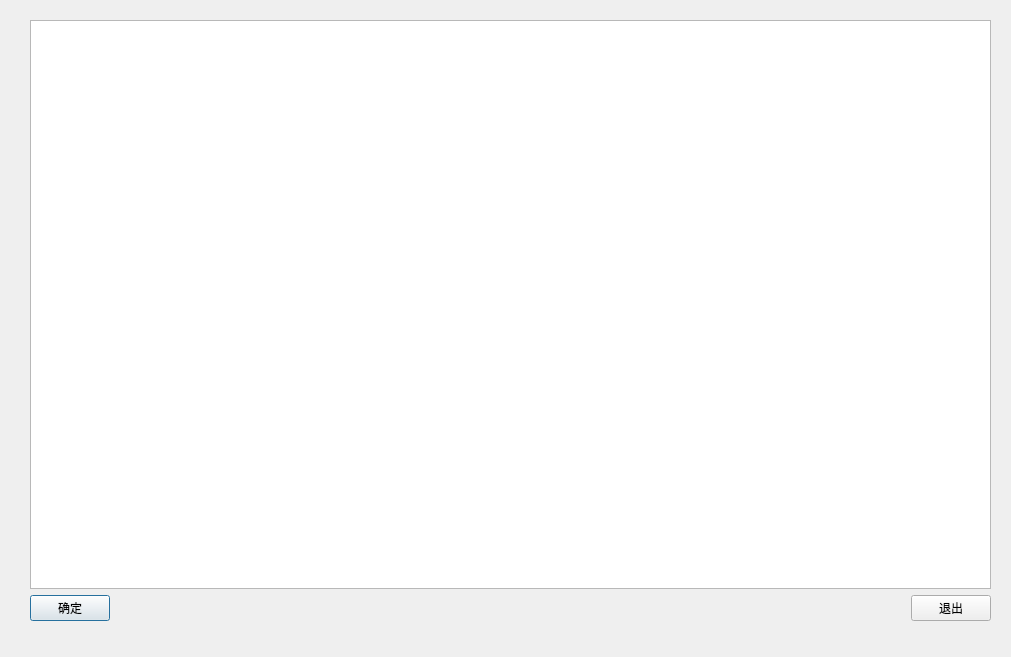
<?xml version="1.0" encoding="UTF-8"?>
<ui version="4.0">
 <class>Dialog</class>
 <widget class="QDialog" name="Dialog">
  <property name="geometry">
   <rect>
    <x>0</x>
    <y>0</y>
    <width>1011</width>
    <height>657</height>
   </rect>
  </property>
  <property name="font">
   <font>
    <family>苹方 粗体</family>
   </font>
  </property>
  <property name="windowTitle">
   <string>Dialog</string>
  </property>
  <widget class="QWidget" name="verticalLayoutWidget">
   <property name="geometry">
    <rect>
     <x>30</x>
     <y>20</y>
     <width>961</width>
     <height>601</height>
    </rect>
   </property>
   <layout class="QVBoxLayout" name="verticalLayout">
    <item>
     <widget class="QTableWidget" name="tableWidget_CourseInfo"/>
    </item>
    <item>
     <layout class="QHBoxLayout" name="horizontalLayout">
      <item>
       <widget class="QPushButton" name="btn_OK">
        <property name="text">
         <string>确定</string>
        </property>
       </widget>
      </item>
      <item>
       <spacer name="horizontalSpacer">
        <property name="orientation">
         <enum>Qt::Horizontal</enum>
        </property>
        <property name="sizeHint" stdset="0">
         <size>
          <width>40</width>
          <height>20</height>
         </size>
        </property>
       </spacer>
      </item>
      <item>
       <widget class="QPushButton" name="btn_Cancle">
        <property name="text">
         <string>退出</string>
        </property>
       </widget>
      </item>
     </layout>
    </item>
   </layout>
  </widget>
 </widget>
 <resources/>
 <connections/>
</ui>
